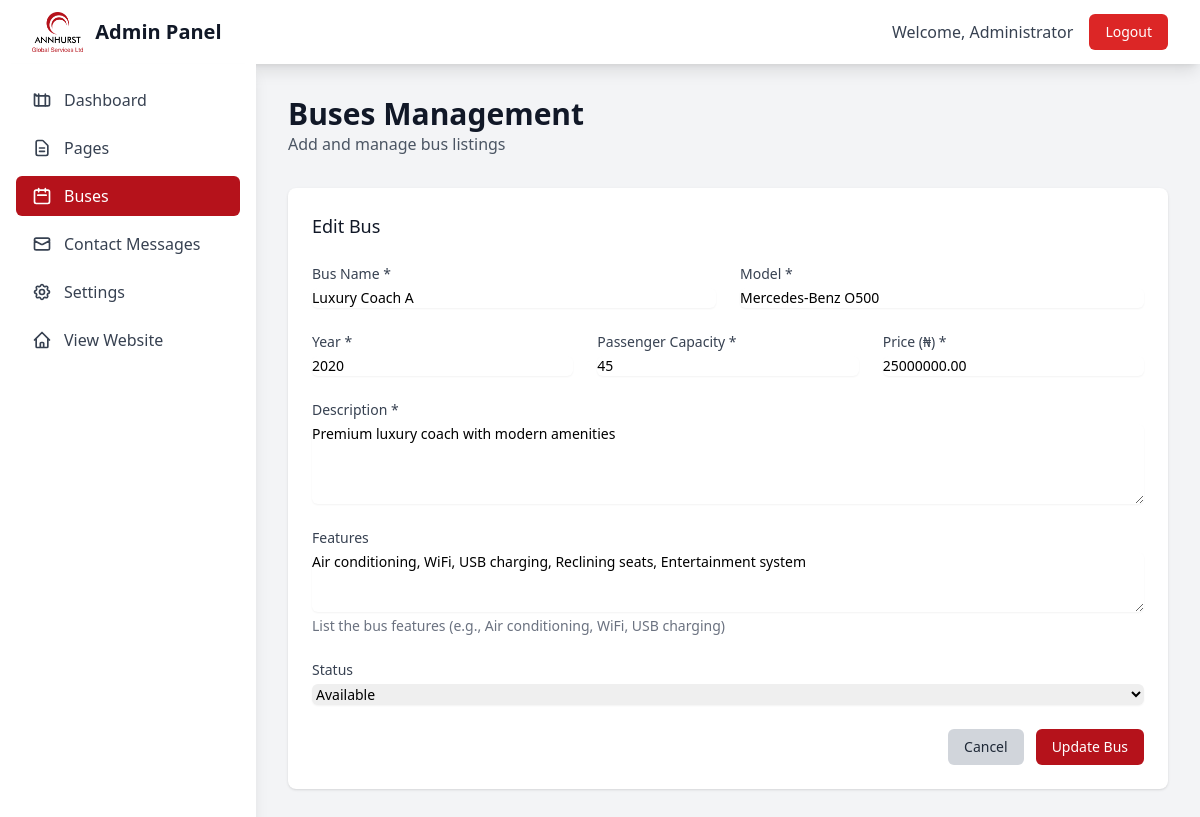
The app's page /admin/buses.php?action=edit&id=1 (signed in) with its own data.
### tables this page shows
CREATE TABLE buses (
    id INT AUTO_INCREMENT PRIMARY KEY,
    bus_name VARCHAR(255) NOT NULL,
    model VARCHAR(100),
    year INT,
    capacity INT,
    price DECIMAL(10, 2),
    description TEXT,
    features TEXT,
    images TEXT,  
    status ENUM('available', 'sold', 'reserved') DEFAULT 'available',
    created_at TIMESTAMP DEFAULT CURRENT_TIMESTAMP,
    updated_at TIMESTAMP DEFAULT CURRENT_TIMESTAMP ON UPDATE CURRENT_TIMESTAMP
);

### admin/buses.php (the view, shortened to what this page needs)
<?php
$action = $_GET['action'] ?? 'list';
function getBuses() {
    try {
        $pdo = getDBConnection();
        $stmt = $pdo->query("SELECT * FROM buses ORDER BY created_at DESC");
        return $stmt->fetchAll();
    } catch (Exception $e) {
        return [];
    }
}
function getBus($id) {
    try {
        $pdo = getDBConnection();
        $stmt = $pdo->prepare("SELECT * FROM buses WHERE id = ?");
        $stmt->execute([$id]);
        return $stmt->fetch();
    } catch (Exception $e) {
        return null;
    }
}
$buses = getBuses();
$currentBus = null;
if ($action === 'edit' && isset($_GET['id'])) {
    $currentBus = getBus($_GET['id']);
}
?>
<!DOCTYPE html>
<html lang="en">
<head>
    <script src="https://cdn.tailwindcss.com"></script>
</head>
<body class="bg-gray-100">
    <nav class="bg-white shadow-lg">
        <div class="max-w-7xl mx-auto px-4 sm:px-6 lg:px-8">
            <div class="flex justify-between h-16">
                <div class="flex items-center">
                    <div class="flex-shrink-0">
                        <div class="flex items-center">
                            <div class="rounded-lg flex items-center justify-center mr-3">
                                <img src="../img/ann.png" alt="Annhurst Transport" class="h-10 w-auto">
                            </div>
                            <span class="text-xl font-bold text-gray-900">Admin Panel</span>
                        </div>
                    </div>
                </div>
                <div class="flex items-center space-x-4">
                    <span class="text-gray-700">Welcome, <?php echo htmlspecialchars($_SESSION['admin_name']); ?></span>
                    <a href="logout.php" class="bg-red-600 hover:bg-red-700 text-white px-4 py-2 rounded-md text-sm font-medium transition-colors">Logout</a>
                </div>
            </div>
        </div>
    </nav>
    <div class="flex">
        <div class="w-64 bg-white shadow-lg min-h-screen">
            <div class="p-4">
                <nav class="space-y-2">
                    <a href="dashboard.php" class="flex items-center px-4 py-2 text-gray-700 hover:bg-gray-100 rounded-md">
                        Dashboard
                    </a>
                    <a href="pages.php" class="flex items-center px-4 py-2 text-gray-700 hover:bg-gray-100 rounded-md">
                        <svg class="w-5 h-5 mr-3" fill="none" stroke="currentColor" viewBox="0 0 24 24">
                            <path stroke-linecap="round" stroke-linejoin="round" stroke-width="2" d="M9 12h6m-6 4h6m2 5H7a2 2 0 01-2-2V5a2 2 0 012-2h5.586a1 1 0 01.707.293l5.414 5.414a1 1 0 01.293.707V19a2 2 0 01-2 2z"></path>
                        </svg>
                        Pages
                    </a>
                    <a href="buses.php" class="flex items-center px-4 py-2 text-gray-700 bg-primary text-white rounded-md">
                        <svg class="w-5 h-5 mr-3" fill="none" stroke="currentColor" viewBox="0 0 24 24">
                            <path stroke-linecap="round" stroke-linejoin="round" stroke-width="2" d="M8 7V3m8 4V3m-9 8h10M5 21h14a2 2 0 002-2V7a2 2 0 00-2-2H5a2 2 0 00-2 2v12a2 2 0 002 2z"></path>
                        </svg>
                        Buses
                    </a>
                    <a href="contacts.php" class="flex items-center px-4 py-2 text-gray-700 hover:bg-gray-100 rounded-md">
                        <svg class="w-5 h-5 mr-3" fill="none" stroke="currentColor" viewBox="0 0 24 24">
                            <path stroke-linecap="round" stroke-linejoin="round" stroke-width="2" d="M3 8l7.89 4.26a2 2 0 002.22 0L21 8M5 19h14a2 2 0 002-2V7a2 2 0 00-2-2H5a2 2 0 00-2 2v10a2 2 0 002 2z"></path>
                        </svg>
                        Contact Messages
                    </a>
                    <a href="settings.php" class="flex items-center px-4 py-2 text-gray-700 hover:bg-gray-100 rounded-md">
                        Settings
                    </a>
                    <a href="../index.php" class="flex items-center px-4 py-2 text-gray-700 hover:bg-gray-100 rounded-md">
                        <svg class="w-5 h-5 mr-3" fill="none" stroke="currentColor" viewBox="0 0 24 24">
                            <path stroke-linecap="round" stroke-linejoin="round" stroke-width="2" d="M3 12l2-2m0 0l7-7 7 7M5 10v10a1 1 0 001 1h3m10-11l2 2m-2-2v10a1 1 0 01-1 1h-3m-6 0a1 1 0 001-1v-4a1 1 0 011-1h2a1 1 0 011 1v4a1 1 0 001 1m-6 0h6"></path>
                        </svg>
                        View Website
                    </a>
                </nav>
            </div>
        </div>
        <div class="flex-1 p-8">
            <div class="mb-8 flex justify-between items-center">
                <div>
                    <h1 class="text-3xl font-bold text-gray-900">Buses Management</h1>
                    <p class="text-gray-600">Add and manage bus listings</p>
                </div>
            </div>
            <?php if ($action === 'list'): ?>
                <div class="bg-white shadow rounded-lg">
                    <div class="px-6 py-4 border-b border-gray-200">
                        <h3 class="text-lg font-medium text-gray-900">All Buses</h3>
                    </div>
                    <div class="overflow-x-auto">
                        <table class="min-w-full divide-y divide-gray-200">
                            <thead class="bg-gray-50">
                                <tr>
                                    <th class="px-6 py-3 text-left text-xs font-medium text-gray-500 uppercase tracking-wider">Bus Name</th>
                                    <th class="px-6 py-3 text-left text-xs font-medium text-gray-500 uppercase tracking-wider">Model</th>
                                    <th class="px-6 py-3 text-left text-xs font-medium text-gray-500 uppercase tracking-wider">Year</th>
                                    <th class="px-6 py-3 text-left text-xs font-medium text-gray-500 uppercase tracking-wider">Capacity</th>
                                    <th class="px-6 py-3 text-left text-xs font-medium text-gray-500 uppercase tracking-wider">Price</th>
                                    <th class="px-6 py-3 text-left text-xs font-medium text-gray-500 uppercase tracking-wider">Status</th>
                                    <th class="px-6 py-3 text-left text-xs font-medium text-gray-500 uppercase tracking-wider">Actions</th>
                                </tr>
                            </thead>
                            <tbody class="bg-white divide-y divide-gray-200">
                                <?php foreach ($buses as $bus): ?>
                                <tr>
                                    <td class="px-6 py-4 whitespace-nowrap">
                                        <div class="text-sm font-medium text-gray-900"><?php echo htmlspecialchars($bus['bus_name']); ?></div>
                                    </td>
                                    <td class="px-6 py-4 whitespace-nowrap">
                                        <div class="text-sm text-gray-500"><?php echo htmlspecialchars($bus['model']); ?></div>
                                    </td>
                                    <td class="px-6 py-4 whitespace-nowrap text-sm text-gray-500">
                                        <?php echo $bus['year']; ?>
                                    </td>
                                    <td class="px-6 py-4 whitespace-nowrap text-sm text-gray-500">
                                        <?php echo $bus['capacity']; ?> passengers
                                    </td>
                                    <td class="px-6 py-4 whitespace-nowrap text-sm text-gray-500">
                                        ₦<?php echo number_format($bus['price']); ?>
                                    </td>
                                    <td class="px-6 py-4 whitespace-nowrap">
                                        <span class="px-2 inline-flex text-xs leading-5 font-semibold rounded-full
                                            <?php echo $bus['status'] === 'available' ? 'bg-green-100 text-green-800' :
                                                  ($bus['status'] === 'sold' ? 'bg-red-100 text-red-800' : 'bg-yellow-100 text-yellow-800'); ?>">
                                            <?php echo ucfirst($bus['status']); ?>
                                        </span>
                                    </td>
                                    <td class="px-6 py-4 whitespace-nowrap text-sm font-medium">
                                        <a href="?action=edit&id=<?php echo $bus['id']; ?>" class="text-primary hover:text-primary-dark mr-3">Edit</a>
                                        <form method="POST" class="inline" onsubmit="return confirm('Are you sure you want to delete this bus?')">
                                            <input type="hidden" name="id" value="<?php echo $bus['id']; ?>">
                                            <button type="submit" name="action" value="delete" class="text-red-600 hover:text-red-900">Delete</button>
                                        </form>
                                    </td>
                                </tr>
                                <?php endforeach; ?>
                            </tbody>
                        </table>
                    </div>
                </div>
            <?php elseif ($action === 'new' || $action === 'edit'): ?>
                <div class="bg-white shadow rounded-lg p-6">
                    <h3 class="text-lg font-medium text-gray-900 mb-6">
                        <?php echo $action === 'new' ? 'Add New Bus' : 'Edit Bus'; ?>
                    </h3>
                    <form method="POST" class="space-y-6">
                        <div class="grid grid-cols-1 md:grid-cols-2 gap-6">
                            <div>
                                <label for="bus_name" class="block text-sm font-medium text-gray-700">Bus Name *</label>
                                <input type="text" id="bus_name" name="bus_name" required
                                       value="<?php echo htmlspecialchars($currentBus['bus_name'] ?? ''); ?>"
                                       class="mt-1 block w-full border-gray-300 rounded-md shadow-sm focus:ring-primary focus:border-primary sm:text-sm">
                            </div>
                            <div>
                                <label for="model" class="block text-sm font-medium text-gray-700">Model *</label>
                                <input type="text" id="model" name="model" required
                                       value="<?php echo htmlspecialchars($currentBus['model'] ?? ''); ?>"
                                       class="mt-1 block w-full border-gray-300 rounded-md shadow-sm focus:ring-primary focus:border-primary sm:text-sm">
                            </div>
                        </div>
                        <div class="grid grid-cols-1 md:grid-cols-3 gap-6">
                            <div>
                                <label for="year" class="block text-sm font-medium text-gray-700">Year *</label>
                                <input type="number" id="year" name="year" required min="1900" max="2030"
                                       value="<?php echo $currentBus['year'] ?? date('Y'); ?>"
                                       class="mt-1 block w-full border-gray-300 rounded-md shadow-sm focus:ring-primary focus:border-primary sm:text-sm">
                            </div>
                            <div>
                                <label for="capacity" class="block text-sm font-medium text-gray-700">Passenger Capacity *</label>
                                <input type="number" id="capacity" name="capacity" required min="1" max="100"
                                       value="<?php echo $currentBus['capacity'] ?? ''; ?>"
                                       class="mt-1 block w-full border-gray-300 rounded-md shadow-sm focus:ring-primary focus:border-primary sm:text-sm">
                            </div>
                            <div>
                                <label for="price" class="block text-sm font-medium text-gray-700">Price (₦) *</label>
                                <input type="number" id="price" name="price" required min="0" step="0.01"
                                       value="<?php echo $currentBus['price'] ?? ''; ?>"
                                       class="mt-1 block w-full border-gray-300 rounded-md shadow-sm focus:ring-primary focus:border-primary sm:text-sm">
                            </div>
                        </div>
                        <div>
                            <label for="description" class="block text-sm font-medium text-gray-700">Description *</label>
                            <textarea id="description" name="description" rows="4" required
                                      class="mt-1 block w-full border-gray-300 rounded-md shadow-sm focus:ring-primary focus:border-primary sm:text-sm"><?php echo htmlspecialchars($currentBus['description'] ?? ''); ?></textarea>
                        </div>
                        <div>
                            <label for="features" class="block text-sm font-medium text-gray-700">Features</label>
                            <textarea id="features" name="features" rows="3"
                                      class="mt-1 block w-full border-gray-300 rounded-md shadow-sm focus:ring-primary focus:border-primary sm:text-sm"><?php echo htmlspecialchars($currentBus['features'] ?? ''); ?></textarea>
                            <p class="mt-1 text-sm text-gray-500">List the bus features (e.g., Air conditioning, WiFi, USB charging)</p>
                        </div>
                        <div>
                            <label for="status" class="block text-sm font-medium text-gray-700">Status</label>
                            <select id="status" name="status" class="mt-1 block w-full border-gray-300 rounded-md shadow-sm focus:ring-primary focus:border-primary sm:text-sm">
                                <option value="available" <?php echo ($currentBus['status'] ?? '') === 'available' ? 'selected' : ''; ?>>Available</option>
                            </select>
                        </div>
                        <div class="flex justify-end space-x-3">
                            <a href="?action=list" class="bg-gray-300 hover:bg-gray-400 text-gray-800 px-4 py-2 rounded-md text-sm font-medium transition-colors">
                                Cancel
                            </a>
                            <button type="submit" class="bg-primary hover:bg-primary-dark text-white px-4 py-2 rounded-md text-sm font-medium transition-colors">
                                <?php echo $action === 'new' ? 'Add Bus' : 'Update Bus'; ?>
                            </button>
                        </div>
                    </form>
                </div>
            <?php endif; ?>
        </div>
    </div>
</body>
</html>

### records on screen
buses: bus_name "Luxury Coach A", model "Mercedes-Benz O500", year "2020", capacity "45", price "25000000.00", description "Premium luxury coach with modern amenities", features "Air conditioning, WiFi, USB charging, Reclining seats, Entertainment system", status "Available"

### other values on screen
$_SESSION['admin_name'] "Administrator"
